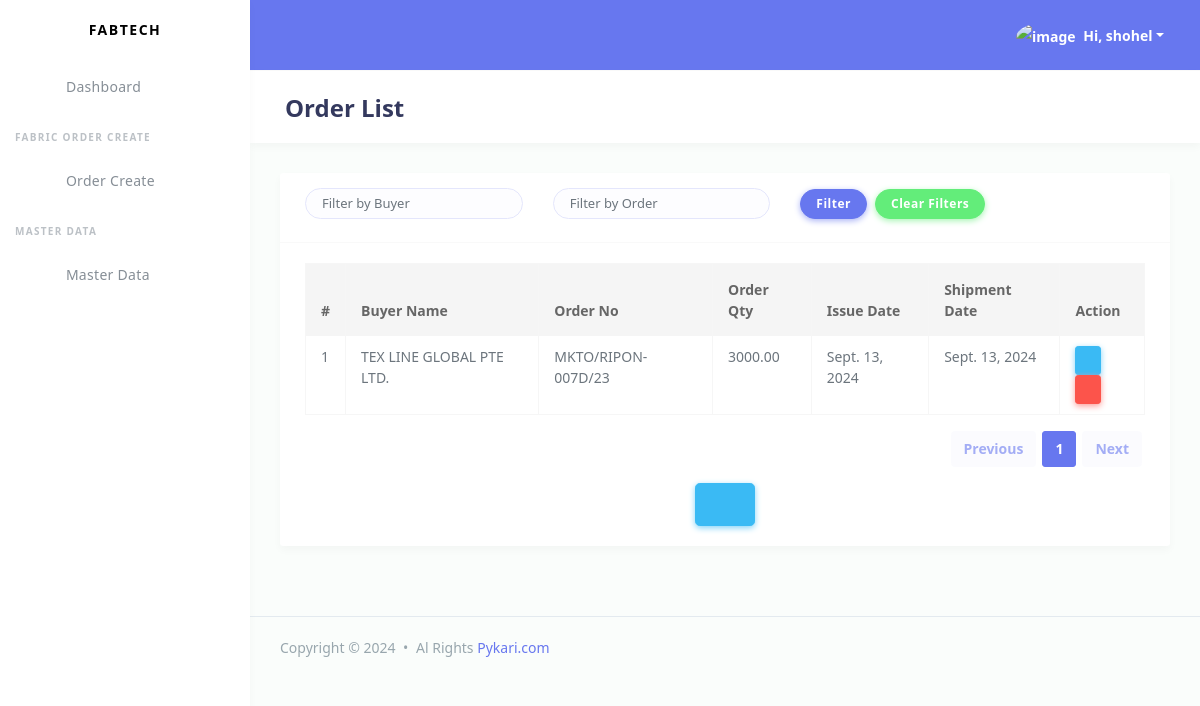
The app's page /fabricmanagement/order-list/ (signed in) with its own data.
### accounts/models.py (models this page shows)
class User(AbstractUser):
    user_type_choices = (
        ('1', "Admin"),
        ('2', "Planning"),
        ('3', "Yarn Store"),
        ('4', "Fabric Store"),
        ('5', "Floor")
    )
    user_type = models.CharField(max_length=120, choices=user_type_choices, default='1')

### fabricmanagement/models.py (models this page shows)
class Order(models.Model):
    buyer_name = models.CharField(max_length=255, db_index=True)
    order_no = models.CharField(max_length=255, db_index=True)
    order_type = models.CharField(max_length=255, db_index=True)
    total_order_qty = models.DecimalField(max_digits=10, decimal_places=2, default=0)
    issue_date = models.DateField(db_index=True)
    shipment_date = models.DateField(db_index=True)
    created_at = models.DateTimeField(auto_now_add=True)
    updated_at = models.DateTimeField(auto_now=True)
    class Meta:
        indexes = [
            models.Index(fields=['issue_date']),
            models.Index(fields=['shipment_date']),
            models.Index(fields=['order_no']),
            models.Index(fields=['created_at']),
            models.Index(fields=['updated_at']),
        ]

### fabricmanagement/views.py (the view)
# urls.py: path('order-list/',views.order_list.as_view(),name='order_list'),
class order_list(LoginRequiredMixin,ListView):
    model = Order
    template_name = 'fabricmanagement/order-list.html'
    paginate_by=15
    login_url = reverse_lazy('admin_singin')
    def get_queryset(self):
        filter_buyer = self.request.GET.get('buyer_name', '')
        filter_order = self.request.GET.get('order_no', '')
        queryset = Order.objects.all()
        if filter_buyer:
            queryset = queryset.filter(buyer_name__icontains=filter_buyer)
        if filter_order:
            queryset = queryset.filter(order_no__icontains=filter_order)
        return queryset

### fabricmanagement/templates/fabricmanagement/order-list.html (shortened to what this page needs)
{% extends "accounts/master/base.html" %}
{% block page_title %}
    Order List
{% endblock page_title %}
{% block page_body %}
<div class="card">
    <div class="card-header">
        <form method="GET">
            <div class="row">
                <div class="col mb-2">
                    <input type="text" name="buyer_name" class="form-control form-control-lg" placeholder="Filter by Buyer" value="{{ request.GET.buyer_name }}">
                </div>
                <div class="col mb-2">
                    <input type="text" name="order_no" class="form-control form-control-lg" placeholder="Filter by Order" value="{{ request.GET.order_no }}">
                </div>
                <div class="col mb-2 d-flex align-items-end">
                    <button type="submit" class="btn btn-primary">Filter</button>
                    <a href="{% url 'order_list' %}" class="btn btn-success mx-2">Clear Filters</a>
                </div>
            </div>
        </form>
    </div>
    <div class="card-body">
        <div class="table-responsive">
            <table class="table table-bordered table-md">
                <thead>
                    <tr>
                        <th>#</th>
                        <th>Buyer Name</th>
                        <th>Order No</th>
                        <th>Order Qty</th>
                        <th>Issue Date</th>
                        <th>Shipment Date</th>
                        <th>Action</th>
                    </tr>
                </thead>
                <tbody>
                    {% for order in order_list %}
                        <tr>
                            <td>{{ forloop.counter }}</td>
                            <td>{{ order.buyer_name }}</td>
                            <td>{{ order.order_no }}</td>
                            <td>{{ order.total_order_qty }}</td>
                            <td>{{ order.issue_date }}</td>
                            <td>{{ order.shipment_date }}</td>
                            <td>
                                <a href="{% url "order_detail" order.id %}" class="btn btn-info btn-sm d-inline-block">
                                    <i class="fas fa-eye"></i>
                                </a>
                                <form method="post" action="{% url 'order_delete' order.id %}" class="d-inline-block" id="deleteForm{{ order.id }}">
                                    <button type="button" class="btn btn-danger btn-sm" onclick="confirmDelete({{ order.id }});">
                                        <i class="fas fa-trash-alt"></i>
                                    </button>
                                </form>
                            </td>
                        </tr>
                    {% empty %}
                        <tr>
                            <td colspan="7" class="text-center">No orders found.</td>
                        </tr>
                    {% endfor %}
                </tbody>
            </table>
        </div>
        {% include "accounts/master/pagination.html" %}
        <div class="text-center">
            <a href="{% url 'order_create' %}" class="btn btn-info btn-lg align-items-center">
                <i class="fas fa-plus-circle fs-3 me-2"></i>
            </a>
        </div>
    </div>
</div>
{% endblock page_body %}

### accounts/templates/accounts/master/navbar.html (shortened to what this page needs)
{% load static %}
<div class="navbar-bg"></div>
      <nav class="navbar navbar-expand-lg main-navbar">
        <form class="form-inline mr-auto">
          <ul class="navbar-nav mr-3">
            <li><a href="#" data-toggle="sidebar" class="nav-link nav-link-lg"><i class="fas fa-bars"></i></a></li>
          </ul>
        </form>
        <ul class="navbar-nav navbar-right">
          <li class="dropdown"><a href="#" data-toggle="dropdown" class="nav-link dropdown-toggle nav-link-lg nav-link-user">
            <img alt="image" src="{% static '/img/avatar/avatar-1.png' %}" class="rounded-circle mr-1">
            <div class="d-sm-none d-lg-inline-block">Hi, {{ request.user.username }}</div></a>
          </li>
        </ul>
      </nav>

### records on screen
User: user.username "shohel"
Order: buyer_name "TEX LINE GLOBAL PTE LTD.", order_no "MKTO/RIPON-007D/23", total_order_qty "3000.00", issue_date "Sept. 13, 2024", shipment_date "Sept. 13, 2024"

### other values on screen
{{ i }} "1"
